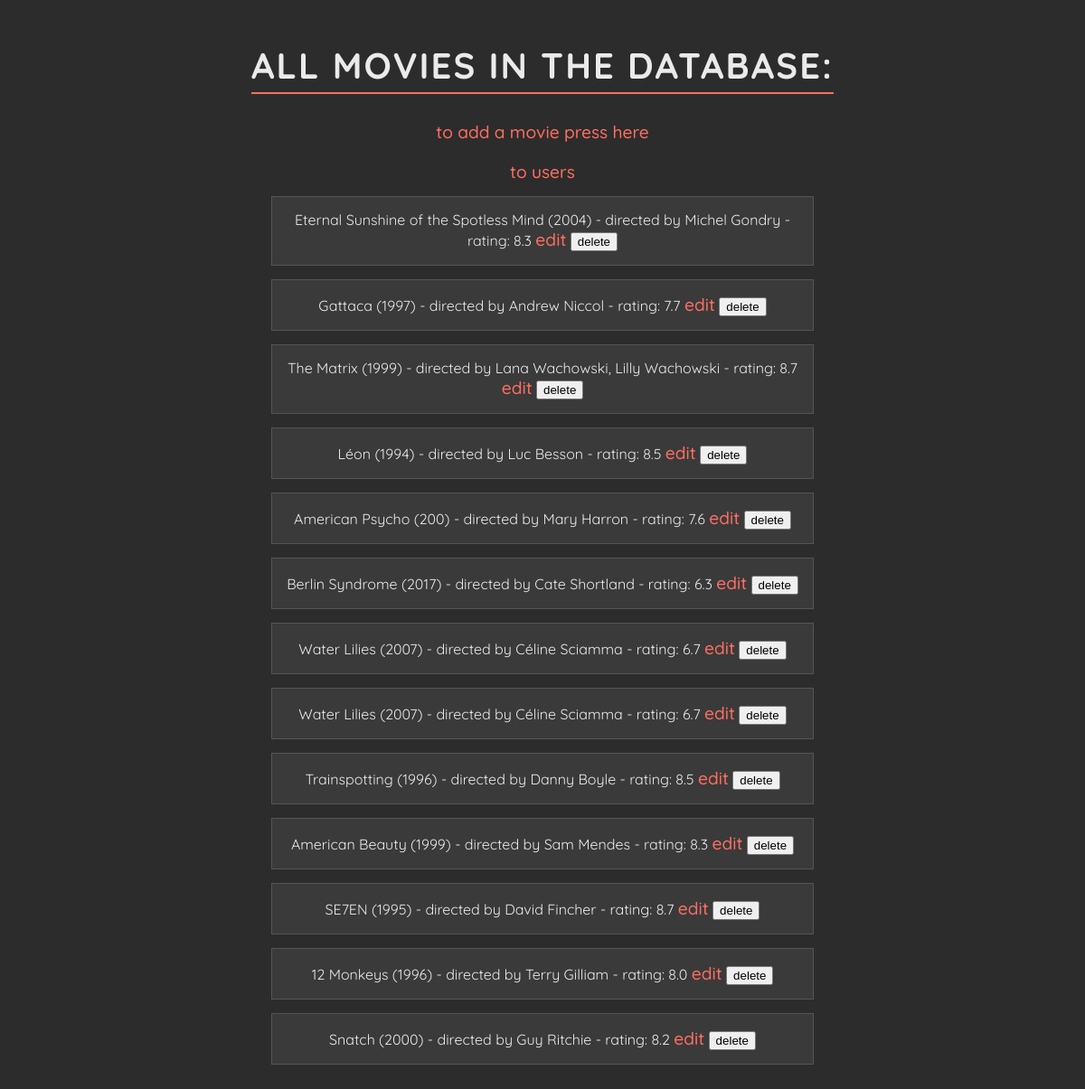
Before: /movies with the older database file.
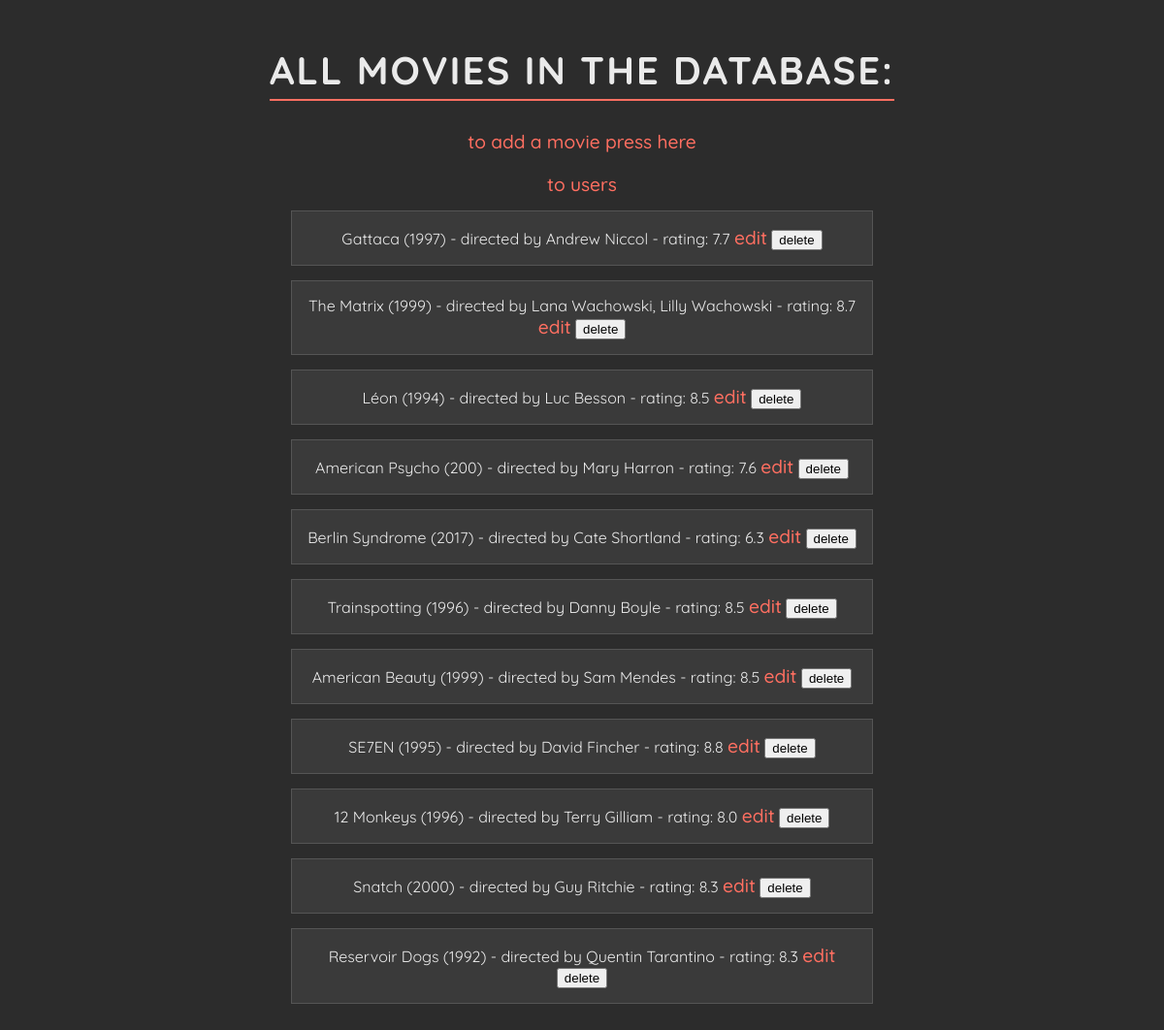
After: the same page with the newer database file.
### data_models.py (models this page shows, shortened)
class Movie(db.Model):
    __tablename__ = 'movies'
    movie_id = db.Column(db.Integer, primary_key=True, autoincrement=True)
    title = db.Column(db.String(250), nullable=False)
    director = db.Column(db.String(200), nullable=False)
    release_year = db.Column(db.Integer, nullable=False)
    movie_rating = db.Column(db.Float, nullable=False)
    users = relationship('User', secondary=user_movies, back_populates='movies')

### app.py (the view)
@app.route('/movies', methods=['GET'])
def list_movies():
    movies = data_manager.get_all_movies()
    return render_template('movies.html', movies=movies)

### datamanager/sqlite_data_manager.py (called while the page is built)
    def get_all_movies(self):
        with self.app.app_context():
            return self.db.session.query(Movie).all()

### templates/movies.html (shortened to what this page needs)
<!DOCTYPE html>
<html lang="en">
<head>
</head>
<body>
    <h1>all movies in the  dataBase:</h1>
    <div>
        <a href="{{ url_for('add_movie') }}">to add a movie press here</a><br><br>
         <a href="{{ url_for('list_users') }}">to users</a>
    </div>
    {% if movies %}
        <ul>
            {% for movie in movies %}
            <li>
                {{ movie.title }} ({{ movie.release_year }}) - directed by {{ movie.director }} - rating: {{ movie.movie_rating }}
                <a href="{{ url_for('update_movie', movie_id=movie.movie_id) }}">edit</a>
                <form id="delete-form-{{ movie.movie_id }}" action="{{ url_for('delete_movie', movie_id=movie.movie_id) }}" method="POST" style="display: inline;">
                    <button type="button" onclick="confirmDeletion({{ movie.movie_id }})">delete</button>
                </form>
            </li>
            {% endfor %}
        </ul>
    {% else %}
        <p>no movies found in dataBase</p>
    {% endif %}
</body>
</html>

### templates/movies.html (style rules this page uses)
body { background-color: #2C2C2C; font-family: 'Quicksand', sans-serif; color: #EAEAEA; text-align: center; margin: 0; padding: 20px; }
h1 { font-family: 'Quicksand', sans-serif; font-size: 2.5rem; color: #EAEAEA; margin-bottom: 30px; text-transform: uppercase; letter-spacing: 2px; border-bottom: 2px solid #FF6F61; display: inline-block; padding-bottom: 5px; }
ul { list-style-type: none; padding: 0; max-width: 600px; margin: 0 auto; }
li { background-color: #3A3A3A; border: 1px solid #555; margin: 15px 0; padding: 15px; transition: background-color 0.3s, transform 0.3s; }
a { text-decoration: none; color: #FF6F61; font-weight: 500; font-size: 1.2rem; transition: color 0.3s; }

Changed rows visible on the page:
removed Movie: title "Eternal Sunshine of the Spotless Mind", release_year "2004", director "Michel Gondry", movie_rating "8.3"
removed Movie: title "Water Lilies", release_year "2007", director "Céline Sciamma", movie_rating "6.7"
removed Movie: title "Water Lilies", release_year "2007", director "Céline Sciamma", movie_rating "6.7"
changed Movie "American Beauty": movie_rating "8.3" → "8.5"
changed Movie "SE7EN": movie_rating "8.7" → "8.8"
changed Movie "Snatch": movie_rating "8.2" → "8.3"
added Movie: title "Reservoir Dogs", release_year "1992", director "Quentin Tarantino", movie_rating "8.3"
